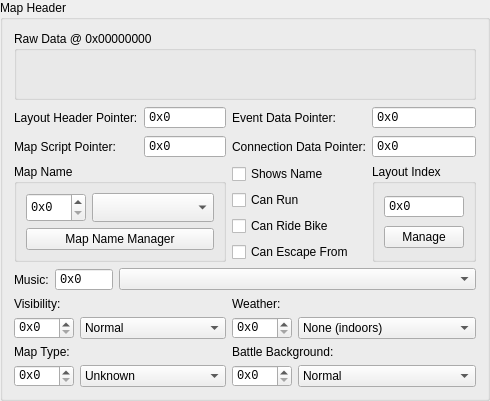
                <widget class="QGroupBox" name="groupBox_20">
                 <property name="title">
                  <string>Map Header</string>
                 </property>
                 <property name="checked">
                  <bool>false</bool>
                 </property>
                 <layout class="QGridLayout" name="gridLayout_3" rowminimumheight="0,0,0,0,0,0,0,0,0">
                  <item row="7" column="2" colspan="2">
                   <widget class="QLabel" name="label_96">
                    <property name="text">
                     <string>Battle Background:</string>
                    </property>
                   </widget>
                  </item>
                  <item row="7" column="0" colspan="2">
                   <widget class="QLabel" name="label_97">
                    <property name="text">
                     <string>Map Type:</string>
                    </property>
                   </widget>
                  </item>
                  <item row="4" column="0" colspan="4">
                   <layout class="QHBoxLayout" name="horizontalLayout_12" stretch="0,0,1">
                    <item>
                     <widget class="QLabel" name="label_98">
                      <property name="text">
                       <string>Music:</string>
                      </property>
                     </widget>
                    </item>
                    <item>
                     <widget class="QHexSpinBox" name="header_music_index">
                      <property name="sizePolicy">
                       <sizepolicy hsizetype="Preferred" vsizetype="Fixed">
                        <horstretch>0</horstretch>
                        <verstretch>0</verstretch>
                       </sizepolicy>
                      </property>
                      <property name="font">
                       <font>
                        <family>Courier New</family>
                       </font>
                      </property>
                      <property name="buttonSymbols">
                       <enum>QAbstractSpinBox::NoButtons</enum>
                      </property>
                      <property name="prefix">
                       <string notr="true">0x</string>
                      </property>
                      <property name="maximum">
                       <number>65535</number>
                      </property>
                      <property name="displayIntegerBase">
                       <number>16</number>
                      </property>
                      <property name="upperCase" stdset="0">
                       <bool>true</bool>
                      </property>
                      <property name="byteLength" stdset="0">
                       <number>2</number>
                      </property>
                     </widget>
                    </item>
                    <item>
                     <widget class="QComboBox" name="comboBox_8"/>
                    </item>
                   </layout>
                  </item>
                  <item row="3" column="2">
                   <layout class="QVBoxLayout" name="verticalLayout_28">
                    <item>
                     <widget class="QCheckBox" name="header_check_showname">
                      <property name="text">
                       <string>Shows Name</string>
                      </property>
                     </widget>
                    </item>
                    <item>
                     <widget class="QCheckBox" name="header_check_run">
                      <property name="text">
                       <string>Can Run</string>
                      </property>
                     </widget>
                    </item>
                    <item>
                     <widget class="QCheckBox" name="header_check_bike">
                      <property name="text">
                       <string>Can Ride Bike</string>
                      </property>
                     </widget>
                    </item>
                    <item>
                     <widget class="QCheckBox" name="header_check_escape">
                      <property name="text">
                       <string>Can Escape From</string>
                      </property>
                     </widget>
                    </item>
                   </layout>
                  </item>
                  <item row="5" column="0" colspan="2">
                   <widget class="QLabel" name="label_99">
                    <property name="text">
                     <string>Visibility:</string>
                    </property>
                   </widget>
                  </item>
                  <item row="5" column="2" colspan="2">
                   <widget class="QLabel" name="label_100">
                    <property name="text">
                     <string>Weather:</string>
                    </property>
                   </widget>
                  </item>
                  <item row="1" column="3">
                   <widget class="QHexSpinBox" name="header_ptr_event">
                    <property name="sizePolicy">
                     <sizepolicy hsizetype="Preferred" vsizetype="Fixed">
                      <horstretch>0</horstretch>
                      <verstretch>0</verstretch>
                     </sizepolicy>
                    </property>
                    <property name="font">
                     <font>
                      <family>Courier New</family>
                     </font>
                    </property>
                    <property name="buttonSymbols">
                     <enum>QAbstractSpinBox::NoButtons</enum>
                    </property>
                    <property name="prefix">
                     <string notr="true">0x</string>
                    </property>
                    <property name="maximum">
                     <number>2147483647</number>
                    </property>
                    <property name="displayIntegerBase">
                     <number>16</number>
                    </property>
                    <property name="upperCase" stdset="0">
                     <bool>true</bool>
                    </property>
                    <property name="byteLength" stdset="0">
                     <number>4</number>
                    </property>
                   </widget>
                  </item>
                  <item row="1" column="2">
                   <widget class="QLabel" name="label_101">
                    <property name="text">
                     <string>Event Data Pointer:</string>
                    </property>
                   </widget>
                  </item>
                  <item row="2" column="3">
                   <widget class="QHexSpinBox" name="header_ptr_connex">
                    <property name="sizePolicy">
                     <sizepolicy hsizetype="Preferred" vsizetype="Fixed">
                      <horstretch>0</horstretch>
                      <verstretch>0</verstretch>
                     </sizepolicy>
                    </property>
                    <property name="font">
                     <font>
                      <family>Courier New</family>
                     </font>
                    </property>
                    <property name="buttonSymbols">
                     <enum>QAbstractSpinBox::NoButtons</enum>
                    </property>
                    <property name="prefix">
                     <string notr="true">0x</string>
                    </property>
                    <property name="maximum">
                     <number>2147483647</number>
                    </property>
                    <property name="displayIntegerBase">
                     <number>16</number>
                    </property>
                    <property name="upperCase" stdset="0">
                     <bool>true</bool>
                    </property>
                    <property name="byteLength" stdset="0">
                     <number>4</number>
                    </property>
                   </widget>
                  </item>
                  <item row="2" column="1">
                   <widget class="QHexSpinBox" name="header_ptr_script">
                    <property name="sizePolicy">
                     <sizepolicy hsizetype="Preferred" vsizetype="Fixed">
                      <horstretch>0</horstretch>
                      <verstretch>0</verstretch>
                     </sizepolicy>
                    </property>
                    <property name="font">
                     <font>
                      <family>Courier New</family>
                     </font>
                    </property>
                    <property name="buttonSymbols">
                     <enum>QAbstractSpinBox::NoButtons</enum>
                    </property>
                    <property name="prefix">
                     <string notr="true">0x</string>
                    </property>
                    <property name="maximum">
                     <number>2147483647</number>
                    </property>
                    <property name="displayIntegerBase">
                     <number>16</number>
                    </property>
                    <property name="upperCase" stdset="0">
                     <bool>true</bool>
                    </property>
                    <property name="byteLength" stdset="0">
                     <number>4</number>
                    </property>
                   </widget>
                  </item>
                  <item row="2" column="2">
                   <widget class="QLabel" name="label_102">
                    <property name="text">
                     <string>Connection Data Pointer:</string>
                    </property>
                   </widget>
                  </item>
                  <item row="1" column="1">
                   <widget class="QHexSpinBox" name="header_ptr_footer">
                    <property name="sizePolicy">
                     <sizepolicy hsizetype="Preferred" vsizetype="Fixed">
                      <horstretch>0</horstretch>
                      <verstretch>0</verstretch>
                     </sizepolicy>
                    </property>
                    <property name="font">
                     <font>
                      <family>Courier New</family>
                     </font>
                    </property>
                    <property name="buttonSymbols">
                     <enum>QAbstractSpinBox::NoButtons</enum>
                    </property>
                    <property name="prefix">
                     <string notr="true">0x</string>
                    </property>
                    <property name="maximum">
                     <number>2147483647</number>
                    </property>
                    <property name="displayIntegerBase">
                     <number>16</number>
                    </property>
                    <property name="upperCase" stdset="0">
                     <bool>true</bool>
                    </property>
                    <property name="byteLength" stdset="0">
                     <number>4</number>
                    </property>
                   </widget>
                  </item>
                  <item row="2" column="0">
                   <widget class="QLabel" name="label_103">
                    <property name="text">
                     <string>Map Script Pointer:</string>
                    </property>
                   </widget>
                  </item>
                  <item row="1" column="0">
                   <widget class="QLabel" name="label_104">
                    <property name="text">
                     <string>Layout Header Pointer:</string>
                    </property>
                   </widget>
                  </item>
                  <item row="3" column="0" colspan="2">
                   <widget class="QGroupBox" name="groupBox_22">
                    <property name="title">
                     <string>Map Name</string>
                    </property>
                    <layout class="QVBoxLayout" name="verticalLayout_29">
                     <item>
                      <layout class="QHBoxLayout" name="horizontalLayout_32">
                       <item>
                        <widget class="QSpinBox" name="header_mapname">
                         <property name="sizePolicy">
                          <sizepolicy hsizetype="Preferred" vsizetype="Minimum">
                           <horstretch>0</horstretch>
                           <verstretch>0</verstretch>
                          </sizepolicy>
                         </property>
                         <property name="minimumSize">
                          <size>
                           <width>0</width>
                           <height>22</height>
                          </size>
                         </property>
                         <property name="font">
                          <font>
                           <family>Courier New</family>
                          </font>
                         </property>
                         <property name="prefix">
                          <string notr="true">0x</string>
                         </property>
                         <property name="maximum">
                          <number>255</number>
                         </property>
                         <property name="displayIntegerBase">
                          <number>16</number>
                         </property>
                        </widget>
                       </item>
                       <item>
                        <widget class="QComboBox" name="cmbHeaderMapName">
                         <property name="sizePolicy">
                          <sizepolicy hsizetype="Preferred" vsizetype="Minimum">
                           <horstretch>1</horstretch>
                           <verstretch>0</verstretch>
                          </sizepolicy>
                         </property>
                        </widget>
                       </item>
                      </layout>
                     </item>
                     <item>
                      <widget class="QPushButton" name="pushButton_17">
                       <property name="text">
                        <string>Map Name Manager</string>
                       </property>
                      </widget>
                     </item>
                    </layout>
                   </widget>
                  </item>
                  <item row="3" column="3">
                   <widget class="QGroupBox" name="groupBox_21">
                    <property name="title">
                     <string>Layout Index</string>
                    </property>
                    <layout class="QVBoxLayout" name="verticalLayout_27">
                     <item>
                      <widget class="QHexSpinBox" name="header_ftr_index">
                       <property name="sizePolicy">
                        <sizepolicy hsizetype="Preferred" vsizetype="Fixed">
                         <horstretch>0</horstretch>
                         <verstretch>0</verstretch>
                        </sizepolicy>
                       </property>
                       <property name="font">
                        <font>
                         <family>Courier New</family>
                        </font>
                       </property>
                       <property name="buttonSymbols">
                        <enum>QAbstractSpinBox::NoButtons</enum>
                       </property>
                       <property name="prefix">
                        <string notr="true">0x</string>
                       </property>
                       <property name="maximum">
                        <number>65535</number>
                       </property>
                       <property name="displayIntegerBase">
                        <number>16</number>
                       </property>
                       <property name="upperCase" stdset="0">
                        <bool>true</bool>
                       </property>
                       <property name="byteLength" stdset="0">
                        <number>2</number>
                       </property>
                      </widget>
                     </item>
                     <item>
                      <widget class="QPushButton" name="pushButton_16">
                       <property name="text">
                        <string>Manage</string>
                       </property>
                      </widget>
                     </item>
                    </layout>
                   </widget>
                  </item>
                  <item row="0" column="0" colspan="4">
                   <widget class="QGroupBox" name="header_group_raw">
                    <property name="title">
                     <string>Raw Data @ 0x00000000</string>
                    </property>
                    <property name="checkable">
                     <bool>false</bool>
                    </property>
                    <layout class="QVBoxLayout" name="verticalLayout_30">
                     <property name="leftMargin">
                      <number>3</number>
                     </property>
                     <property name="topMargin">
                      <number>3</number>
                     </property>
                     <property name="rightMargin">
                      <number>3</number>
                     </property>
                     <property name="bottomMargin">
                      <number>3</number>
                     </property>
                     <item>
                      <widget class="QHexEdit" name="header_raw_data" native="true">
                       <property name="sizePolicy">
                        <sizepolicy hsizetype="Preferred" vsizetype="Fixed">
                         <horstretch>0</horstretch>
                         <verstretch>0</verstretch>
                        </sizepolicy>
                       </property>
                       <property name="minimumSize">
                        <size>
                         <width>0</width>
                         <height>40</height>
                        </size>
                       </property>
                       <property name="maximumSize">
                        <size>
                         <width>16777215</width>
                         <height>40</height>
                        </size>
                       </property>
                       <property name="addressArea" stdset="0">
                        <bool>false</bool>
                       </property>
                       <property name="asciiArea" stdset="0">
                        <bool>false</bool>
                       </property>
                       <property name="overwriteMode" stdset="0">
                        <bool>true</bool>
                       </property>
                       <property name="canSwitchOverwriteMode" stdset="0">
                        <bool>false</bool>
                       </property>
                      </widget>
                     </item>
                    </layout>
                   </widget>
                  </item>
                  <item row="6" column="0" colspan="2">
                   <layout class="QHBoxLayout" name="horizontalLayout_41">
                    <item>
                     <widget class="QSpinBox" name="sbVisibility">
                      <property name="sizePolicy">
                       <sizepolicy hsizetype="Preferred" vsizetype="Minimum">
                        <horstretch>0</horstretch>
                        <verstretch>0</verstretch>
                       </sizepolicy>
                      </property>
                      <property name="minimumSize">
                       <size>
                        <width>0</width>
                        <height>22</height>
                       </size>
                      </property>
                      <property name="font">
                       <font>
                        <family>Courier New</family>
                       </font>
                      </property>
                      <property name="prefix">
                       <string notr="true">0x</string>
                      </property>
                      <property name="maximum">
                       <number>255</number>
                      </property>
                      <property name="displayIntegerBase">
                       <number>16</number>
                      </property>
                     </widget>
                    </item>
                    <item>
                     <widget class="QComboBox" name="cbVisibility">
                      <property name="sizePolicy">
                       <sizepolicy hsizetype="Expanding" vsizetype="Fixed">
                        <horstretch>0</horstretch>
                        <verstretch>0</verstretch>
                       </sizepolicy>
                      </property>
                      <item>
                       <property name="text">
                        <string>Normal</string>
                       </property>
                      </item>
                      <item>
                       <property name="text">
                        <string>Dark, Flash usable</string>
                       </property>
                      </item>
                      <item>
                       <property name="text">
                        <string>Dark, Flash unusable</string>
                       </property>
                      </item>
                     </widget>
                    </item>
                   </layout>
                  </item>
                  <item row="6" column="2" colspan="2">
                   <layout class="QHBoxLayout" name="horizontalLayout_50">
                    <item>
                     <widget class="QSpinBox" name="sbWeather">
                      <property name="sizePolicy">
                       <sizepolicy hsizetype="Preferred" vsizetype="Minimum">
                        <horstretch>0</horstretch>
                        <verstretch>0</verstretch>
                       </sizepolicy>
                      </property>
                      <property name="minimumSize">
                       <size>
                        <width>0</width>
                        <height>22</height>
                       </size>
                      </property>
                      <property name="font">
                       <font>
                        <family>Courier New</family>
                       </font>
                      </property>
                      <property name="prefix">
                       <string notr="true">0x</string>
                      </property>
                      <property name="maximum">
                       <number>255</number>
                      </property>
                      <property name="displayIntegerBase">
                       <number>16</number>
                      </property>
                     </widget>
                    </item>
                    <item>
                     <widget class="QComboBox" name="cbWeather">
                      <property name="sizePolicy">
                       <sizepolicy hsizetype="Expanding" vsizetype="Fixed">
                        <horstretch>0</horstretch>
                        <verstretch>0</verstretch>
                       </sizepolicy>
                      </property>
                      <item>
                       <property name="text">
                        <string>None (indoors)</string>
                       </property>
                      </item>
                      <item>
                       <property name="text">
                        <string>Sunny with clouds</string>
                       </property>
                      </item>
                      <item>
                       <property name="text">
                        <string>None (outdoors)</string>
                       </property>
                      </item>
                      <item>
                       <property name="text">
                        <string>Rain</string>
                       </property>
                      </item>
                      <item>
                       <property name="text">
                        <string>Snow (ending)</string>
                       </property>
                      </item>
                      <item>
                       <property name="text">
                        <string>Thunderstorm</string>
                       </property>
                      </item>
                      <item>
                       <property name="text">
                        <string>Mist (moving left)</string>
                       </property>
                      </item>
                      <item>
                       <property name="text">
                        <string>Ash falling</string>
                       </property>
                      </item>
                      <item>
                       <property name="text">
                        <string>Sandstorm</string>
                       </property>
                      </item>
                      <item>
                       <property name="text">
                        <string>Mist (moving down &amp; left)</string>
                       </property>
                      </item>
                      <item>
                       <property name="text">
                        <string>Mist (bright)</string>
                       </property>
                      </item>
                      <item>
                       <property name="text">
                        <string>Dark</string>
                       </property>
                      </item>
                      <item>
                       <property name="text">
                        <string>Heat wave (R/S/E)</string>
                       </property>
                      </item>
                      <item>
                       <property name="text">
                        <string>Heavy thunderstorm</string>
                       </property>
                      </item>
                      <item>
                       <property name="text">
                        <string>Mist (underwater)</string>
                       </property>
                      </item>
                      <item>
                       <property name="text">
                        <string>Unknown</string>
                       </property>
                      </item>
                     </widget>
                    </item>
                   </layout>
                  </item>
                  <item row="8" column="0" colspan="2">
                   <layout class="QHBoxLayout" name="horizontalLayout_52">
                    <item>
                     <widget class="QSpinBox" name="sbMapType">
                      <property name="sizePolicy">
                       <sizepolicy hsizetype="Preferred" vsizetype="Minimum">
                        <horstretch>0</horstretch>
                        <verstretch>0</verstretch>
                       </sizepolicy>
                      </property>
                      <property name="minimumSize">
                       <size>
                        <width>0</width>
                        <height>22</height>
                       </size>
                      </property>
                      <property name="font">
                       <font>
                        <family>Courier New</family>
                       </font>
                      </property>
                      <property name="prefix">
                       <string notr="true">0x</string>
                      </property>
                      <property name="maximum">
                       <number>255</number>
                      </property>
                      <property name="displayIntegerBase">
                       <number>16</number>
                      </property>
                     </widget>
                    </item>
                    <item>
                     <widget class="QComboBox" name="cbMapType">
                      <property name="sizePolicy">
                       <sizepolicy hsizetype="Expanding" vsizetype="Fixed">
                        <horstretch>0</horstretch>
                        <verstretch>0</verstretch>
                       </sizepolicy>
                      </property>
                      <item>
                       <property name="text">
                        <string>Unknown</string>
                       </property>
                      </item>
                      <item>
                       <property name="text">
                        <string>Village</string>
                       </property>
                      </item>
                      <item>
                       <property name="text">
                        <string>City</string>
                       </property>
                      </item>
                      <item>
                       <property name="text">
                        <string>Route</string>
                       </property>
                      </item>
                      <item>
                       <property name="text">
                        <string>Underground</string>
                       </property>
                      </item>
                      <item>
                       <property name="text">
                        <string>Underwater</string>
                       </property>
                      </item>
                      <item>
                       <property name="text">
                        <string>Unknown</string>
                       </property>
                      </item>
                      <item>
                       <property name="text">
                        <string>Unknown</string>
                       </property>
                      </item>
                      <item>
                       <property name="text">
                        <string>Indoors</string>
                       </property>
                      </item>
                      <item>
                       <property name="text">
                        <string>Secret Base</string>
                       </property>
                      </item>
                     </widget>
                    </item>
                   </layout>
                  </item>
                  <item row="8" column="2" colspan="2">
                   <layout class="QHBoxLayout" name="horizontalLayout_53">
                    <item>
                     <widget class="QSpinBox" name="sbBattleBG">
                      <property name="sizePolicy">
                       <sizepolicy hsizetype="Preferred" vsizetype="Minimum">
                        <horstretch>0</horstretch>
                        <verstretch>0</verstretch>
                       </sizepolicy>
                      </property>
                      <property name="minimumSize">
                       <size>
                        <width>0</width>
                        <height>22</height>
                       </size>
                      </property>
                      <property name="font">
                       <font>
                        <family>Courier New</family>
                       </font>
                      </property>
                      <property name="prefix">
                       <string notr="true">0x</string>
                      </property>
                      <property name="maximum">
                       <number>255</number>
                      </property>
                      <property name="displayIntegerBase">
                       <number>16</number>
                      </property>
                     </widget>
                    </item>
                    <item>
                     <widget class="QComboBox" name="cbBattleBG">
                      <property name="sizePolicy">
                       <sizepolicy hsizetype="Expanding" vsizetype="Fixed">
                        <horstretch>0</horstretch>
                        <verstretch>0</verstretch>
                       </sizepolicy>
                      </property>
                      <item>
                       <property name="text">
                        <string>Normal</string>
                       </property>
                      </item>
                      <item>
                       <property name="text">
                        <string>Gym</string>
                       </property>
                      </item>
                      <item>
                       <property name="text">
                        <string>Team Rocket</string>
                       </property>
                      </item>
                      <item>
                       <property name="text">
                        <string>Unknown</string>
                       </property>
                      </item>
                      <item>
                       <property name="text">
                        <string>First Elite Four member</string>
                       </property>
                      </item>
                      <item>
                       <property name="text">
                        <string>Second Elite Four member</string>
                       </property>
                      </item>
                      <item>
                       <property name="text">
                        <string>Third Elite Four member</string>
                       </property>
                      </item>
                      <item>
                       <property name="text">
                        <string>Fourth Elite Four member</string>
                       </property>
                      </item>
                      <item>
                       <property name="text">
                        <string>Big Red Poké Ball</string>
                       </property>
                      </item>
                     </widget>
                    </item>
                   </layout>
                  </item>
                 </layout>
                </widget>
